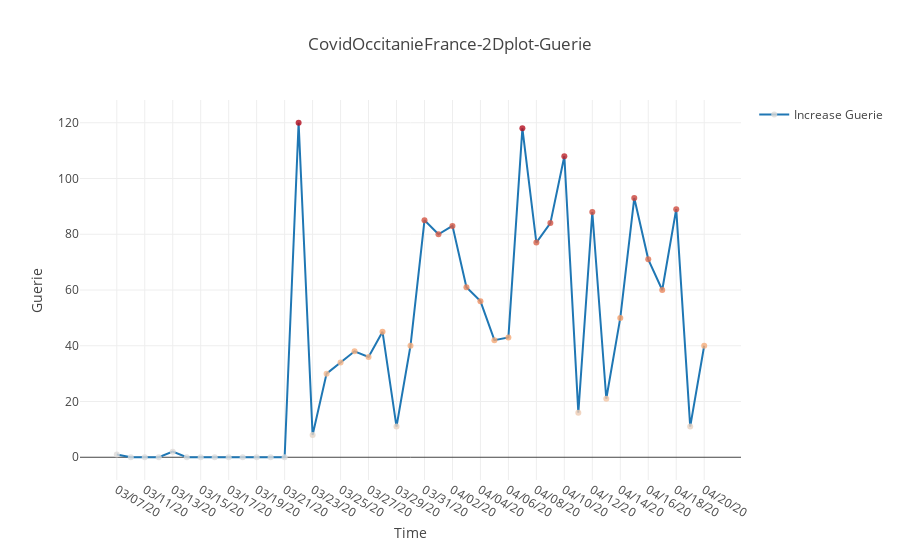

This figure's notebook cell:
### Code cell
trace_guerie, a2 = create_2d_plot(plot_df=df, x_name="Date", y_name="Increase Guerie")

data = [trace_guerie]

layout = go.Layout(
    title=f"CovidOccitanieFrance-2Dplot-Guerie",
    xaxis=dict(title="Time"),
    yaxis=dict(title="Guerie"),
    showlegend=True,
) 
fig = go.Figure(data=data, layout=layout)
    
iplot(fig, filename="covid19-Occitanie")

### Figure 1 — Plotly figure (JSON) as saved in the notebook; plotly's stock layout.template omitted (floating-point values rounded to 4 significant figures)
{"data": [{"marker": {"color": [1, 0, 0, 0, 2, 0, 0, 0, 0, 0, 0, 0, 0, 120, 8, 30, 34, 38, 36, 45, 11, 40, 85, 80, 83, 61, 56, 42, 43, 118, 77, 84, 108, 16, 88, 21, 50, 93, 71, 60, 89, 11, 40], "opacity": 0.8, "size": 6}, "mode": "lines+markers", "name": "Increase Guerie", "type": "scatter", "uid": "1bb17e16-9866-452d-ab45-ecef3a6d07c6", "x": ["03/07/20", "03/09/20", "03/11/20", "03/12/20", "03/13/20", "03/14/20", "03/15/20", "03/16/20", "03/17/20", "03/18/20", "03/19/20", "03/20/20", "03/21/20", "03/22/20", "03/23/20", "03/24/20", "03/25/20", "03/26/20", "03/27/20", "03/28/20", "03/29/20", "03/30/20", "03/31/20", "04/01/20", "04/02/20", "04/03/20", "04/04/20", "04/05/20", "04/06/20", "04/07/20", "04/08/20", "04/09/20", "04/10/20", "04/11/20", "04/12/20", "04/13/20", "04/14/20", "04/15/20", "04/16/20", "04/17/20", "04/18/20", "04/19/20", "04/20/20"], "y": [1, 0, 0, 0, 2, 0, 0, 0, 0, 0, 0, 0, 0, 120, 8, 30, 34, 38, 36, 45, 11, 40, 85, 80, 83, 61, 56, 42, 43, 118, 77, 84, 108, 16, 88, 21, 50, 93, 71, 60, 89, 11, 40]}], "layout": {"showlegend": true, "title": {"text": "CovidOccitanieFrance-2Dplot-Guerie"}, "xaxis": {"title": {"text": "Time"}}, "yaxis": {"title": {"text": "Guerie"}}}}
